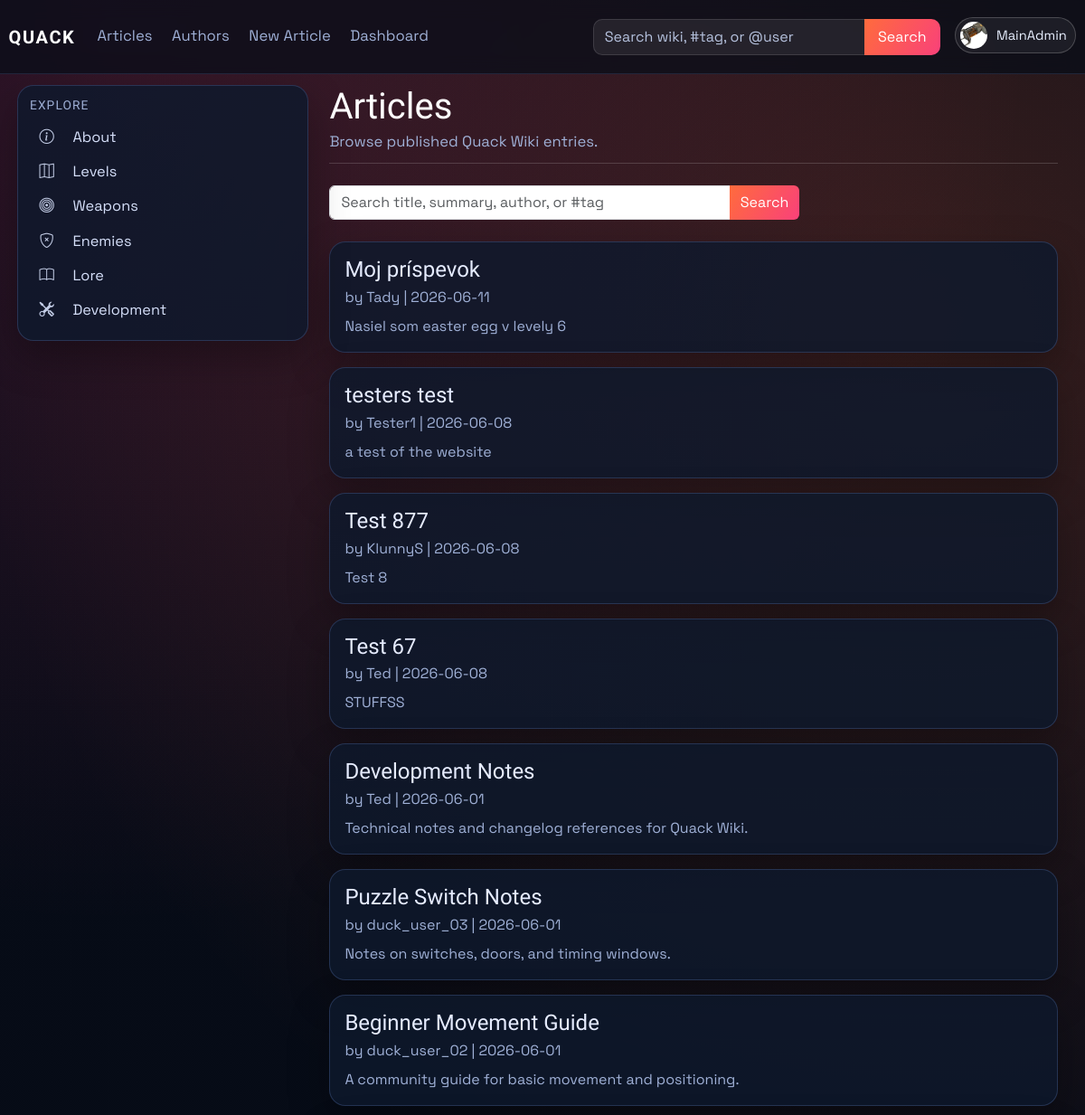
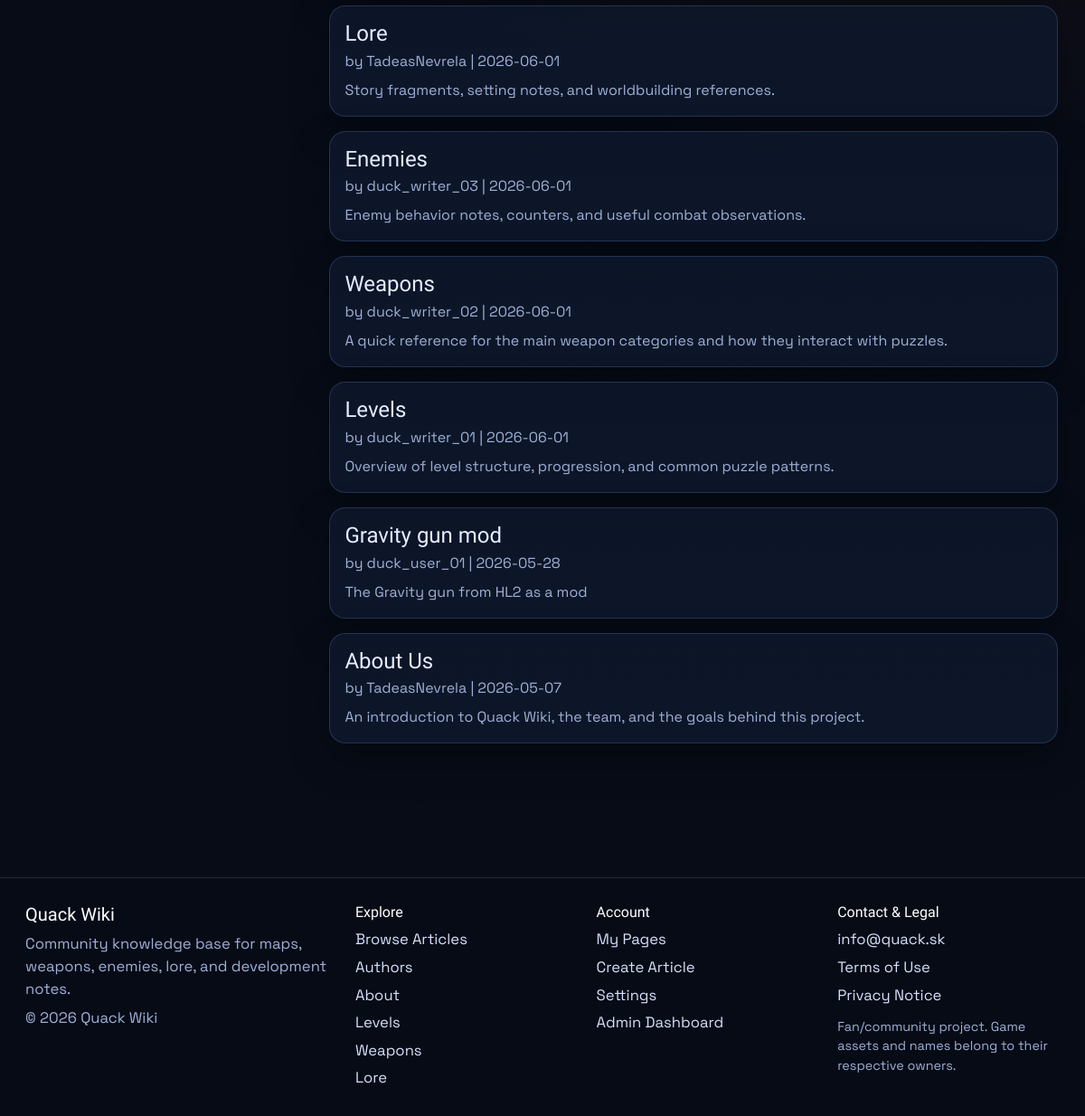
/articles (signed in), run on the app's committed database (2 pictures, top to bottom).
### models.py (models this page shows, shortened)
class User(db.Model, UserMixin):
    id = db.Column(db.Integer, primary_key=True)
    username = db.Column(db.String(120), unique=True, nullable=False)
    email = db.Column(db.String(120), unique=True, nullable=False)
    password_hash = db.Column(db.String(128), nullable=False)
    profile_image_url = db.Column(db.String(120), nullable=True)
    public_display_name = db.Column(db.String(80), nullable=True)
    public_bio = db.Column(db.Text, nullable=True)
    created_at = db.Column(db.DateTime, default=datetime.utcnow)
    role = db.Column(db.String(30), default='user')
    is_archived = db.Column(db.Boolean, default=False, nullable=False)
    archived_at = db.Column(db.DateTime, nullable=True)

class Article(db.Model):
    id = db.Column(db.Integer, primary_key=True)
    title = db.Column(db.String(120), unique=True, nullable=False)
    author = db.Column(db.String(120), nullable=False)
    created_at = db.Column(db.DateTime, default=datetime.utcnow)
    image_url = db.Column(db.String(120), default='default.png')
    summary = db.Column(db.Text)
    content = db.Column(db.Text, nullable=False)
    infobox_data = db.Column(db.Text, nullable=True)
    tags = db.Column(db.JSON, default=list)
    status = db.Column(db.String(20), default='pending', nullable=False)
    approved_by = db.Column(db.String(120), nullable=True)
    approved_at = db.Column(db.DateTime, nullable=True)
    is_archived = db.Column(db.Boolean, default=False, nullable=False)
    archived_at = db.Column(db.DateTime, nullable=True)

### main.py (the view)
@app.route('/articles')
def articles():
    search = (request.args.get('q') or '').strip()
    query = Article.query.filter(
        Article.is_archived.is_(False),
        func.lower(func.trim(Article.status)) == 'approved',
    )
    article_list = query.order_by(Article.created_at.desc()).all()
    article_list = [article_obj for article_obj in article_list if article_is_public(article_obj)]
    if search:
        article_list = [article_obj for article_obj in article_list if article_matches_search(article_obj, search)]
    article_links = {article.id: article_public_url(article) for article in article_list}
    author_users = active_users_by_username(article.author for article in article_list)
    return render_template(
        'articles.html',
        articles=article_list,
        search=search,
        article_links=article_links,
        author_users=author_users,
    )

### main.py (called while the page is built)
def get_site_settings():
    settings = SiteSettings.query.get(1)
    if not settings:
        settings = SiteSettings(id=1)
        db.session.add(settings)
        db.session.commit()
    return settings

@app.context_processor
def inject_site_settings():
    pending_counts = {'pending_articles': 0, 'pending_updates': 0}
    if current_user.is_authenticated and current_user.role in ['admin', 'writer']:
        pending_counts = {
            'pending_articles': Article.query.filter(
                Article.is_archived.is_(False),
                func.lower(func.trim(Article.status)) == 'pending',
            ).count(),
            'pending_updates': ArticleRevision.query.filter_by(status='pending').count(),
        }
    return {'site_settings': get_site_settings(), 'dashboard_pending_counts': pending_counts}

@login_manager.user_loader
def load_user(user_id):
    user = User.query.get(int(user_id))
    if user and user.is_archived:
        return None
    return user

def article_public_url(article_obj: Article) -> str:
    if article_has_tag(article_obj, static_page_tag('about-us')):
        return url_for('about')
    return url_for('article', article_title=article_obj.title)

def normalize_identity(value: str) -> str:
    ascii_value = unicodedata.normalize('NFKD', value or '').encode('ascii', 'ignore').decode('ascii')
    return re.sub(r'[^a-z0-9]+', '', ascii_value.lower())

def find_user_for_article_author(author_name: str):
    if not author_name:
        return None
    exact_user = User.query.filter_by(username=author_name).first()
    if exact_user:
        return None if exact_user.is_archived else exact_user
    normalized_author = normalize_identity(author_name)
    if not normalized_author:
        return None
    active_users = User.query.filter(User.is_archived.is_(False)).all()
    return next(
        (
            user
            for user in active_users
            if normalized_author in {
                normalize_identity(user.username),
                normalize_identity(user.public_display_name),
            }
        ),
        None,
    )

def article_is_public(article_obj: Article) -> bool:
    if not article_obj or article_obj.is_archived or article_obj.status != 'approved':
        return False
    return bool(find_user_for_article_author(article_obj.author))

def static_page_tag(page_key: str) -> str:
    return f"page:{page_key.strip().lower()}"

### templates/articles.html (shortened to what this page needs)
{% extends "_base.html" %}
{% block content %}
<div class="container-fluid px-0 article-wiki">
    <header class="article-header mb-4">
        <h1 class="article-title">Articles</h1>
        <p class="article-meta mb-0">Browse published Quack Wiki entries.</p>
    </header>
    <form method="GET" action="{{ url_for('articles') }}" class="mb-4" style="max-width: 520px;">
        <div class="input-group">
            <input class="form-control" type="search" name="q" value="{{ search }}" placeholder="Search title, summary, author, or #tag">
            <button class="btn btn-brand" type="submit">Search</button>
        </div>
    </form>
    <section class="row g-3">
        {% for article in articles %}
        <div class="col-12">
            <article class="card p-3">
                <h4 class="mb-1"><a href="{{ article_links[article.id] }}">{{ article.title }}</a></h4>
                <p class="article-meta mb-2">
                    by
                    {% set author_user = author_users.get(article.author) %}
                    {% if author_user %}
                    <a href="{{ url_for('public_profile', username=author_user.username) }}">{{ author_user.public_display_name or author_user.username }}</a>
                    {% else %}
                    {{ article.author }}
                    {% endif %}
                    | {{ article.created_at.strftime('%Y-%m-%d') if article.created_at else "Unknown date" }}
                </p>
                <p class="mb-0">{{ article.summary or "No summary available." }}</p>
            </article>
        </div>
        {% else %}
        <div class="col-12">
            <div class="card p-4">
                <p class="mb-0 text-muted">No published articles found.</p>
            </div>
        </div>
        {% endfor %}
    </section>
</div>
{% endblock %}

### templates/partials/navbar.html (shortened to what this page needs)
<nav class="navbar navbar-expand-lg main-nav">
    <div class="container-fluid nav-wrap">
        <a class="navbar-brand brand-mark" href="{{ url_for('index') }}">QUACK</a>
        <div class="collapse navbar-collapse" id="navbarNav">
            <ul class="navbar-nav me-auto nav-links">
                <li class="nav-item"><a class="nav-link" href="{{ url_for('articles') }}">Articles</a></li>
                <li class="nav-item"><a class="nav-link" href="{{ url_for('authors') }}">Authors</a></li>
                <li class="nav-item"><a class="nav-link" href="{{ url_for('create_article') }}">New Article</a></li>
                {% if current_user.is_authenticated and current_user.role == "admin" %}
                <li class="nav-item"><a class="nav-link" href="{{ url_for('dashboard_users') }}">Dashboard</a></li>
                {% elif current_user.is_authenticated and current_user.role == "writer" %}
                <li class="nav-item"><a class="nav-link" href="{{ url_for('dashboard_articles') }}">Dashboard</a></li>
                {% endif %}
            </ul>
            <ul class="navbar-nav ms-auto align-items-lg-center nav-tools">
                <li class="nav-item nav-search-wrap">
                    <form class="nav-search" method="GET" action="{{ url_for('site_search') }}">
                        {% set nav_query = request.args.get('q', '') %}
                        {% if request.endpoint == 'authors' and request.args.get('all') == '1' and nav_query %}
                            {% set nav_query = '@' ~ nav_query %}
                        {% elif request.endpoint not in ['articles', 'authors'] %}
                            {% set nav_query = '' %}
                        {% endif %}
                        <input class="form-control" type="search" name="q" value="{{ nav_query }}" placeholder="Search wiki, #tag, or @user">
                        <button class="btn btn-brand" type="submit">Search</button>
                    </form>
                </li>
                {% if current_user.is_authenticated %}
                <li class="nav-item dropdown ms-lg-3">
                    <a class="profile-trigger" href="#" role="button" data-bs-toggle="dropdown" aria-expanded="false">
                        {% if current_user.profile_image_url %}
                        <img class="profile-avatar profile-avatar-img" src="{{ url_for('static', filename='img/' ~ current_user.profile_image_url) }}" alt="{{ current_user.username }} profile picture">
                        {% else %}
                        <span class="profile-avatar">{{ current_user.username[0]|upper }}</span>
                        {% endif %}
                        <span class="profile-name">{{ current_user.username }}</span>
                    </a>
                </li>
                {% else %}
                <li class="nav-item ms-lg-3">
                    <a class="btn btn-outline-light nav-login-btn" href="{{ url_for('login') }}">Login</a>
                </li>
                {% endif %}
            </ul>
        </div>
    </div>
</nav>

### templates/partials/tag_link.html
{% macro tag_article_link(tag, label, icon='', class_name='') -%}
<a href="{{ url_for('about') if tag == 'about-us' else url_for('tagged_article', tag=tag) }}"{% if class_name %} class="{{ class_name }}"{% endif %}>
    {% if icon %}<i class="{{ icon }} sidebar-icon"></i>{% endif %}{{ label }}
</a>
{%- endmacro %}

### static/css/style.css (style rules this page uses)
:root { --bg: #070c17; --bg-soft: #101a2d; --panel: rgba(14, 25, 44, 0.82); --panel-border: rgba(130, 170, 255, 0.2); --text: #e6ecff; --text-dim: #9fb0d6; --brand: #ff6b3d; --brand-2: #f9417a; --ok: #2ccf9f; --radius: 18px; --shadow: 0 18px 45px rgba(0, 0, 0, 0.3); --nav-height: 72px; --sidebar-width: 330px; --footer-height: 124px; --layout-top-pad: 5.6rem; --layout-side-pad: 1.2rem; --sidebar-top-offset: -0.35rem; }
* { box-sizing: border-box; }
body { margin: 0; color: var(--text); font-family: "Space Grotesk", sans-serif; font-size: 1.04rem; background: radial-gradient(circle at 10% 0%, rgba(249, 65, 122, 0.18), transparent 38%), radial-gradient(circle at 85% 15%, rgba(255, 107, 61, 0.2), transparent 45%), linear-gradient(180deg, #060b16, var(--bg)); min-height: 100vh; display: flex; flex-direction: column; }
h1, h2, h3, h4, h5, h6, .navbar-brand { font-family: "Sora", sans-serif; }
a { text-decoration: none; color: inherit; }
.main-nav { position: fixed; top: 0; left: 0; right: 0; width: 100%; margin-top: 0; z-index: 40; backdrop-filter: blur(10px); background: rgba(8, 13, 24, 0.72); border-top: 0; border-bottom: 1px solid rgba(130, 170, 255, 0.15); }
.nav-wrap { padding: 0.7rem 0.6rem; align-items: center; }
.brand-mark { font-weight: 700; letter-spacing: 0.08em; color: #fff; transition: color 0.2s ease, text-shadow 0.2s ease; }
.nav-links .nav-link { color: var(--text-dim); margin-right: 0.35rem; transition: color 0.2s ease; }
.nav-search { display: flex; align-items: stretch; gap: 0; }
.nav-search .form-control { background: rgba(255, 255, 255, 0.08); border: 1px solid rgba(255, 255, 255, 0.12); border-right: 0; border-radius: 10px 0 0 10px; color: #fff; min-width: 300px; height: 40px; }
.nav-search .form-control::placeholder { color: #b6c2de; }
.nav-search .btn { height: 40px; border-radius: 0 10px 10px 0; padding-inline: 0.95rem; }
.profile-trigger { height: 40px; display: inline-flex; align-items: center; gap: 0.6rem; padding: 0 0.6rem 0 0.35rem; border: 1px solid rgba(255, 255, 255, 0.2); border-radius: 999px; background: rgba(255, 255, 255, 0.06); color: #e8efff; transition: background-color 0.2s ease, border-color 0.2s ease; }
.profile-avatar { width: 30px; height: 30px; border-radius: 50%; display: inline-grid; place-items: center; font-weight: 700; font-size: 0.85rem; color: #fff; background: linear-gradient(135deg, var(--brand), var(--brand-2)); }
.profile-avatar-img { object-fit: cover; background: rgba(255, 255, 255, 0.12); }
.profile-name { max-width: 130px; overflow: hidden; text-overflow: ellipsis; white-space: nowrap; font-size: 0.92rem; }
.wiki-sidebar a { display: flex; align-items: center; justify-content: flex-start; gap: 0.75rem; width: 100%; text-align: left; padding: 0.56rem 0.62rem; font-size: 1.02rem; line-height: 1.25; color: #d6e0fa; border-radius: 8px; transition: background-color 0.2s ease; }
.sidebar-icon { display: inline-block; width: 1.1rem; margin-right: 0.5rem; text-align: center; opacity: 0.9; }
.article-wiki { max-width: 1220px; }
.article-header { border-bottom: 1px solid rgba(255, 255, 255, 0.16); padding-bottom: 0.65rem; }
.article-title { margin-bottom: 0.2rem; }
.card { border-radius: var(--radius); border: 1px solid var(--panel-border); background: var(--panel); color: var(--text); box-shadow: var(--shadow); }
.card, .table, .form-control, .form-select, .btn { font-size: 1rem; }
.info-card h5, .article-title { color: #fff; }
.info-card p, .article-meta, .card p, .text-muted { color: var(--text-dim) !important; }
.btn-brand, .btn-primary { border: none; color: #fff; background: linear-gradient(120deg, var(--brand), var(--brand-2)); }
.footer-links a { color: #d6e0fa; }

### data on the page
User: profile_image_url (picture), username "MainAdmin", public_display_name "Ted"
Article: title "Levels Levels", title "Levels", created_at "2026-06-01", summary "Overview of level structure, progression, and common puzzle patterns."
Article: title "Weapons Weapons", title "Weapons", created_at "2026-06-01", summary "A quick reference for the main weapon categories and how they interact with puzzles."
Article: title "Enemies", created_at "2026-06-01", summary "Enemy behavior notes, counters, and useful combat observations."
Article: title "Lore Lore", title "Lore", created_at "2026-06-01", summary "Story fragments, setting notes, and worldbuilding references."
Article: title "Moj príspevok", created_at "2026-06-11", summary "Nasiel som easter egg v levely 6"
User: public_display_name+username "Tady"
Article: title "testers test", created_at "2026-06-08", summary "a test of the website"
User: public_display_name+username "Tester1"
Article: title "Test 877", created_at "2026-06-08", summary "Test 8"
User: public_display_name "KlunnyS"
Article: title "Test 67", created_at "2026-06-08", summary "STUFFSS"
Article: title "Development Notes", created_at "2026-06-01", summary "Technical notes and changelog references for Quack Wiki."
Article: title "Puzzle Switch Notes", created_at "2026-06-01", summary "Notes on switches, doors, and timing windows."
User: public_display_name+username "duck_user_03"
Article: title "Beginner Movement Guide", created_at "2026-06-01", summary "A community guide for basic movement and positioning."
User: public_display_name+username "duck_user_02"
User: public_display_name+username "TadeasNevrela"
User: public_display_name+username "duck_writer_03"
User: public_display_name+username "duck_writer_02"
User: public_display_name+username "duck_writer_01"
Article: title "Gravity gun mod", created_at "2026-05-28", summary "The Gravity gun from HL2 as a mod"
User: public_display_name+username "duck_user_01"
Article: title "About Us", created_at "2026-05-07", summary "An introduction to Quack Wiki, the team, and the goals behind this project."

### other printed values
{{ label }} "About Development About"
